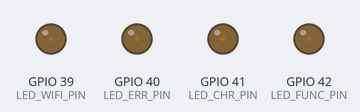
The sketch below on a simulated ESP32. On the bench: output pins drawn as LEDs (lit = HIGH). What the sketch prints to the serial monitor is not drawn.

Above: at 6.85 s.
At 7.45 s:
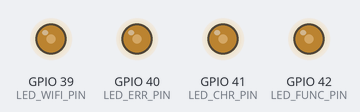
At 7.75 s:
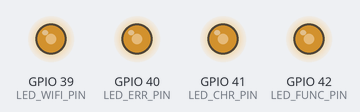
At 8.2 s:
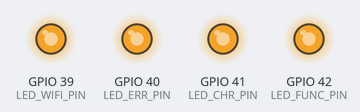
At 9.55 s:
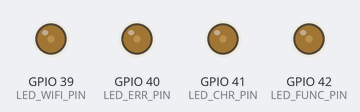
Timing chart, 0 to 13.9 s (numbered marks = the images above):
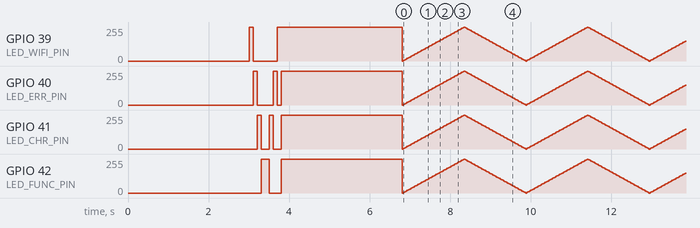

The sketch:

EVSE_Model-1F_Version-2.1.ino
```cpp
// Тест для EVSE RIFORCE Model:1F Version:2.1

#define LED_WIFI_PIN 39
#define LED_ERR_PIN 40
#define LED_CHR_PIN 41
#define LED_FUNC_PIN 42

int timer = 100;
int ledPins[] = {
 LED_WIFI_PIN, LED_ERR_PIN, LED_CHR_PIN, LED_FUNC_PIN
};
int pinCount = 4;

int brightness = 0;
int fadeAmount = 5;
int fade = 30;


uint32_t chipId = 0;


void setup() {
  Serial.begin(115200);
  delay(3000);
	for(int i=0; i<17; i=i+8) {
	  chipId |= ((ESP.getEfuseMac() >> (40 - i)) & 0xff) << i;
	}

	Serial.printf("ESP32 Chip model = %s Rev %d\n", ESP.getChipModel(), ESP.getChipRevision());
	Serial.printf("This chip has %d cores\n", ESP.getChipCores());
  Serial.print("Chip ID: "); Serial.println(chipId);
  Serial.print("SDK    :");
  Serial.println(ESP.getSdkVersion());
  Serial.print("SDK IDF:");
  Serial.println(esp_get_idf_version());

  for (int thisPin = 0; thisPin < pinCount; thisPin++) {
    pinMode(ledPins[thisPin], OUTPUT);
  }
  Serial.println("Тест світлодіодів 1");
  blink_led();
  Serial.println("Тест світлодіодів 2");
  on_led();
  delay(3000);
  off_led();
  Serial.println("Тест світлодіодів 3");
}

void loop() {

  fade_led();
}


void blink_led() {
  for (int thisPin = 0; thisPin < pinCount; thisPin++) {
    digitalWrite(ledPins[thisPin], HIGH);
    delay(timer);
    digitalWrite(ledPins[thisPin], LOW);
  }

  for (int thisPin = pinCount - 1; thisPin >= 0; thisPin--) {
    digitalWrite(ledPins[thisPin], HIGH);
    delay(timer);
    digitalWrite(ledPins[thisPin], LOW);
  }
}

void on_led() {
  for (int thisPin = 0; thisPin < pinCount; thisPin++) {
    digitalWrite(ledPins[thisPin], HIGH);
  }
}

void off_led() {
  for (int thisPin = 0; thisPin < pinCount; thisPin++) {
    digitalWrite(ledPins[thisPin], LOW);
  }
}

void fade_led() {
  for (int thisPin = 0; thisPin < pinCount; thisPin++) {
    analogWrite(ledPins[thisPin], brightness);
  }
  brightness = brightness + fadeAmount;
  if (brightness <= 0 || brightness >= 255) {
    fadeAmount = -fadeAmount;
  }
  delay(fade);
}
```

Measured:
- by itself, GPIO 40 (LED_ERR_PIN): 255/255 → 0/255 at 3.2 s, → 255/255 0.40 s later, → 0/255 0.10 s later, → 255/255 0.10 s later, … (1109 changes in this stretch)
- by itself, GPIO 41 (LED_CHR_PIN): 255/255 → 0/255 at 3.3 s, → 255/255 0.20 s later, → 0/255 0.10 s later, → 255/255 0.20 s later, … (1109 changes in this stretch)
